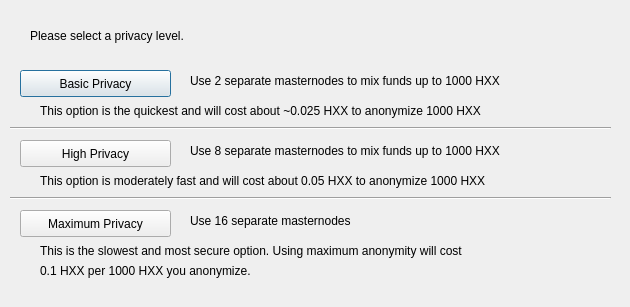
<?xml version="1.0" encoding="UTF-8"?>
<ui version="4.0">
 <class>DarksendConfig</class>
 <widget class="QDialog" name="DarksendConfig">
  <property name="geometry">
   <rect>
    <x>0</x>
    <y>0</y>
    <width>630</width>
    <height>307</height>
   </rect>
  </property>
  <property name="windowTitle">
   <string>Configure Darksend</string>
  </property>
  <widget class="QPushButton" name="buttonBasic">
   <property name="geometry">
    <rect>
     <x>20</x>
     <y>70</y>
     <width>151</width>
     <height>27</height>
    </rect>
   </property>
   <property name="text">
    <string>Basic Privacy</string>
   </property>
  </widget>
  <widget class="QPushButton" name="buttonHigh">
   <property name="geometry">
    <rect>
     <x>20</x>
     <y>140</y>
     <width>151</width>
     <height>27</height>
    </rect>
   </property>
   <property name="text">
    <string>High Privacy</string>
   </property>
  </widget>
  <widget class="QPushButton" name="buttonMax">
   <property name="geometry">
    <rect>
     <x>20</x>
     <y>210</y>
     <width>151</width>
     <height>27</height>
    </rect>
   </property>
   <property name="text">
    <string>Maximum Privacy</string>
   </property>
  </widget>
  <widget class="QLabel" name="label">
   <property name="geometry">
    <rect>
     <x>30</x>
     <y>20</y>
     <width>571</width>
     <height>31</height>
    </rect>
   </property>
   <property name="text">
    <string>Please select a privacy level.</string>
   </property>
  </widget>
  <widget class="QLabel" name="label_2">
   <property name="geometry">
    <rect>
     <x>190</x>
     <y>70</y>
     <width>421</width>
     <height>21</height>
    </rect>
   </property>
   <property name="text">
    <string>Use 2 separate masternodes to mix funds up to 1000 HXX</string>
   </property>
  </widget>
  <widget class="QLabel" name="label_3">
   <property name="geometry">
    <rect>
     <x>190</x>
     <y>140</y>
     <width>411</width>
     <height>21</height>
    </rect>
   </property>
   <property name="text">
    <string>Use 8 separate masternodes to mix funds up to 1000 HXX</string>
   </property>
  </widget>
  <widget class="QLabel" name="label_4">
   <property name="geometry">
    <rect>
     <x>190</x>
     <y>210</y>
     <width>421</width>
     <height>21</height>
    </rect>
   </property>
   <property name="text">
    <string>Use 16 separate masternodes</string>
   </property>
  </widget>
  <widget class="QLabel" name="label_6">
   <property name="geometry">
    <rect>
     <x>40</x>
     <y>100</y>
     <width>561</width>
     <height>21</height>
    </rect>
   </property>
   <property name="text">
    <string>This option is the quickest and will cost about ~0.025 HXX to anonymize 1000 HXX</string>
   </property>
  </widget>
  <widget class="QLabel" name="label_7">
   <property name="geometry">
    <rect>
     <x>40</x>
     <y>170</y>
     <width>561</width>
     <height>21</height>
    </rect>
   </property>
   <property name="text">
    <string>This option is moderately fast and will cost about 0.05 HXX to anonymize 1000 HXX</string>
   </property>
  </widget>
  <widget class="QLabel" name="label_8">
   <property name="geometry">
    <rect>
     <x>40</x>
     <y>240</y>
     <width>561</width>
     <height>21</height>
    </rect>
   </property>
   <property name="text">
    <string>This is the slowest and most secure option. Using maximum anonymity will cost</string>
   </property>
  </widget>
  <widget class="QLabel" name="label_9">
   <property name="geometry">
    <rect>
     <x>40</x>
     <y>260</y>
     <width>561</width>
     <height>21</height>
    </rect>
   </property>
   <property name="text">
    <string>0.1 HXX per 1000 HXX you anonymize.</string>
   </property>
  </widget>
  <widget class="Line" name="line">
   <property name="geometry">
    <rect>
     <x>10</x>
     <y>120</y>
     <width>601</width>
     <height>16</height>
    </rect>
   </property>
   <property name="orientation">
    <enum>Qt::Horizontal</enum>
   </property>
  </widget>
  <widget class="Line" name="line_2">
   <property name="geometry">
    <rect>
     <x>10</x>
     <y>190</y>
     <width>601</width>
     <height>16</height>
    </rect>
   </property>
   <property name="orientation">
    <enum>Qt::Horizontal</enum>
   </property>
  </widget>
 </widget>
 <resources/>
 <connections/>
</ui>
